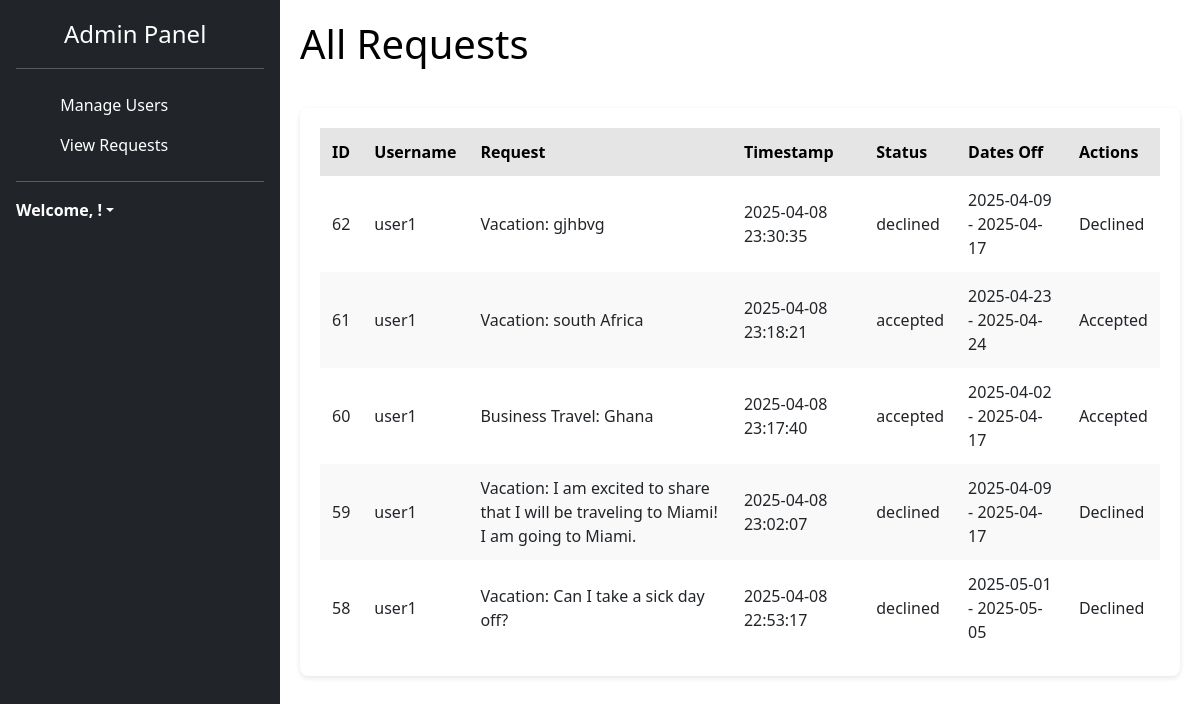
/admin_requests (signed in), run on an earlier commit of the app's database.
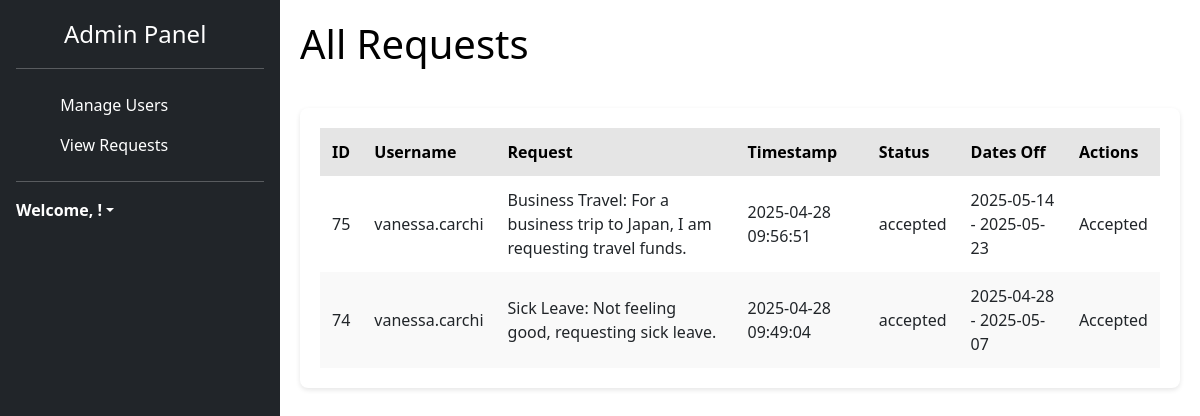
And on a later commit of the database.
### tables this page shows
CREATE TABLE requests (
    id INTEGER PRIMARY KEY AUTOINCREMENT,
    username TEXT NOT NULL,
    request TEXT NOT NULL,
    timestamp DATETIME DEFAULT CURRENT_TIMESTAMP
, status TEXT DEFAULT 'pending', user_id INTEGER, start_date TEXT, end_date TEXT);

### main.py (the view)
@app.route("/admin_requests")
def admin_requests():
    if "user" in session and session.get("role") == "admin":
        conn = sqlite3.connect("users.db")
        cursor = conn.cursor()
        cursor.execute("SELECT id, username, request, timestamp, status, start_date, end_date FROM requests ORDER BY timestamp DESC")
        all_requests = cursor.fetchall()
        conn.close()
        return render_template("HTML/admin_requests.html", requests=all_requests)
    return redirect(url_for("login"))

### templates/HTML/admin_requests.html (shortened to what this page needs)
<!DOCTYPE html>
<html lang="en">
<head>
  <link rel="stylesheet" href="{{ url_for('static', filename='CSS/sidebars.css') }}">
  <link rel="stylesheet" href="{{ url_for('static', filename='CSS/dashboard.css') }}">
  <link rel="stylesheet" href="{{ url_for('static', filename='CSS/admin_requests.css') }}">
  <link href="https://cdn.jsdelivr.net/npm/bootstrap@5.3.2/dist/css/bootstrap.min.css" rel="stylesheet">
  <link rel="stylesheet" href="https://cdn.jsdelivr.net/npm/flatpickr/dist/flatpickr.min.css">
  <link rel="stylesheet" href="https://cdn.jsdelivr.net/npm/@docsearch/css@3">
  <link href="../assets/dist/css/bootstrap.min.css" rel="stylesheet">
  <link rel="stylesheet" href="https://cdnjs.cloudflare.com/ajax/libs/bootstrap/5.1.3/css/bootstrap.min.css" />
  <link rel="stylesheet" href="https://cdnjs.cloudflare.com/ajax/libs/font-awesome/6.0.0/css/all.min.css" />
</head>
<body>
  <div class="app-container">
    <div class="sidebar flex-column flex-shrink-0 p-3 text-bg-dark" style="width: 280px;">
      <div class="d-flex align-items-center mb-3 mb-md-0 me-md-auto text-white text-decoration-none">
        <svg class="bi pe-none me-2" width="40" height="32"><use xlink:href="#bootstrap"/></svg>
        <span class="fs-4">Admin Panel</span>
      </div>
      <hr>
      <ul class="nav nav-pills flex-column mb-auto">
        <li class="nav-item">
          <a href="{{ url_for('admin_panel') }}" class="nav-link text-white" >
            <svg class="bi pe-none me-2" width="16" height="16"><use xlink:href="#"/></svg>
            Manage Users
          </a>
        </li>
        <li>
          <a href="{{ url_for('admin_requests') }}" class="nav-link text-white">
            <svg class="bi pe-none me-2" width="16" height="16"><use xlink:href="#"/></svg>
            View Requests
          </a>
        </li>
      </ul>
      <hr>
      <div class="dropdown">
        <a href="#" class="d-flex align-items-center text-white text-decoration-none dropdown-toggle" data-bs-toggle="dropdown" aria-expanded="false">
          <strong>Welcome, {{username}}!</strong>
        </a>
      </div>
    </div>
  <div class="main-content">
    <header>
      <h1>All Requests</h1>
    </header>
    <div class="table-container">
      <table id="requestTable">
        <thead>
          <tr>
            <th onclick="sortByCategory(0)" style="cursor: pointer;">ID</th>
            <th onclick="sortByCategory(1)" style="cursor: pointer;">Username</th>
            <th onclick="sortByCategory(2)" style="cursor: pointer;">Request</th>
            <th onclick="sortByCategory(3)" style="cursor: pointer;">Timestamp</th>
            <th onclick="sortByCategory(4)" style="cursor: pointer;">Status</th>
            <th onclick="sortByCategory(5)" style="cursor: pointer;">Dates Off</th>
            <th onclick="sortByCategory(6)" style="cursor: pointer;">Actions</th>
          </tr>
        </thead>
        <tbody>
          {% for req in requests %}
          <tr>
            <td>{{ req[0] }}</td>
            <td>{{ req[1] }}</td>
            <td>{{ req[2] }}</td>
            <td>{{ req[3] }}</td>
            <td>{{ req[4] }}</td>
            <td>
              {% if req[5] and req[6] %}
                {{ req[5] }} - {{ req[6] }}
              {% else %}
                N/A
              {% endif %}
            </td>
            <td>
              {% if req[4] == 'pending' %}
                <a href="{{ url_for('share_request', request_id=req[0]) }}" class="btn btn-share">Share to Manager</a>
              {% else %}
                <span>{{ req[4] | capitalize }}</span>
              {% endif %}
            </td>
          </tr>
          {% endfor %}
        </tbody>
      </table>
    </div>
  </div>
</body>
</html>

What changed in the data, as far as the page shows it:
removed requests: id "62", username "user1", request "Vacation: gjhbvg", timestamp "2025-04-08 23:30:35", status "declined", start_date "2025-04-09", end_date "2025-04-17", status "Declined"
removed requests: id "61", username "user1", request "Vacation: south Africa", timestamp "2025-04-08 23:18:21", status "accepted", start_date "2025-04-23", end_date "2025-04-24", status "Accepted"
removed requests: id "60", username "user1", request "Business Travel: Ghana", timestamp "2025-04-08 23:17:40", status "accepted", start_date "2025-04-02", end_date "2025-04-17", status "Accepted"
removed requests: id "59", username "user1", request "Vacation: I am excited to share that I will be traveling to Miami! I am going to Miami.", timestamp "2025-04-08 23:02:07", status "declined", start_date "2025-04-09", end_date "2025-04-17", status "Declined"
removed requests: id "58", username "user1", request "Vacation: Can I take a sick day off?", timestamp "2025-04-08 22:53:17", status "declined", start_date "2025-05-01", end_date "2025-05-05", status "Declined"
added requests: id "75", username "vanessa.carchi", request "Business Travel: For a business trip to Japan, I am requesting travel funds.", timestamp "2025-04-28 09:56:51", status "accepted", start_date "2025-05-14", end_date "2025-05-23", status "Accepted"
added requests: id "74", username "vanessa.carchi", request "Sick Leave: Not feeling good, requesting sick leave.", timestamp "2025-04-28 09:49:04", status "accepted", start_date "2025-04-28", end_date "2025-05-07", status "Accepted"
